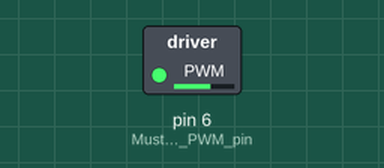
Simulated run of this sketch. Board: Arduino Uno, built with avr-gcc and run on an emulated ATmega328P. Shown: switched loads named in the sketch (green lamp = pin HIGH).

Above: at 0.05 s.
At 5.0 s:
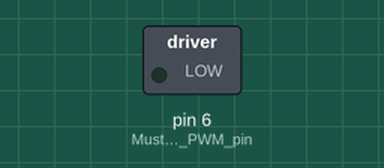
Timing chart, 0 to 6.5 s (numbered marks = the images above):
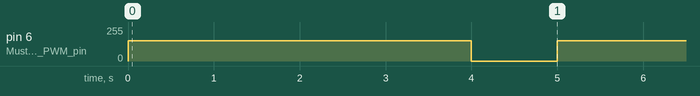

The sketch:

vibrationMotorPWM.ino
```cpp
void setup() {
  pinMode( 6 , OUTPUT);  // Must be a PWM pin
}

void loop() {

  analogWrite( 6 , 153 );  // 60% duty cycle
  delay(4000);              // play for 0.5s

  analogWrite( 6 , 0 );    // 0% duty cycle (off)
  delay(1000);             // wait for 4s

}
```

Measured:
- by itself, pin 6 (Must_be_a_PWM_pin): alternates 153/255 for 4.0 s and 0/255 for 1.0 s
